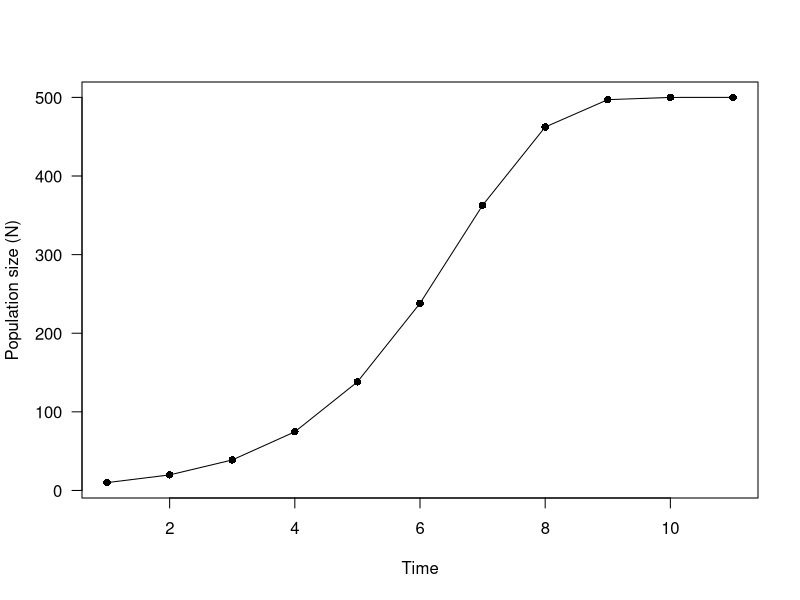

This chart was generated by the following R code:
# Discrete logistic population growth simulation

# parameters for simulation ----------------------------------------------------

# max growth rate
r = 1
# current population size
N0 = 10
# carrying capacity
K = 500
# number of generations to simulate
gen = 10


# run simulation ---------------------------------------------------------------

# initialize vector to store results (population sizes)
N <- N0
# initialize variable to hold current population size
N_t <- N0

# calculate population sizes
for(i in 1:gen){
  N_t <- N_t + N_t*r*(1-N_t/K)
  if(N_t < 0) {N_t <- 0} # assign 0 to negative population sizes
  N <- c(N, N_t) # append resulting population size to results vector
}

# plot results -----------------------------------------------------------------

time <- 1:length(N)
plot(N ~ time, 
     type = "o", pch = 16, las = 1,
     xlab = "Time", ylab = "Population size (N)")
